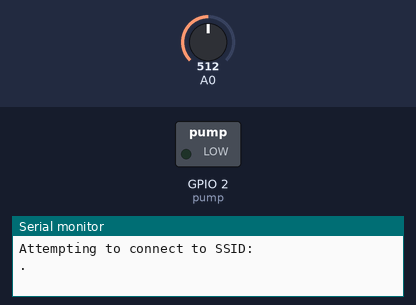
A sketch run on a simulated ESP8266 (NodeMCU). Shown: switched loads named in the sketch (green lamp = pin HIGH), the last lines printed to the serial monitor. The test bench sets the inputs (shaded band); at power-on: A0 = 512. WiFi joins after 1.5 s; servers stay silent unless stated; not simulated (calls return 0 or success): secrets.h.

Above: at 0.1 s.
At 5.1 s:
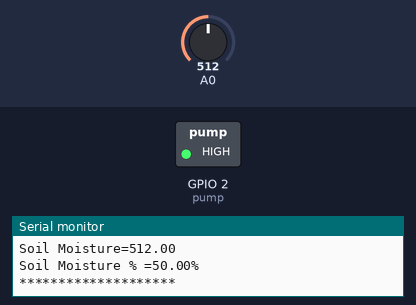
Timing chart, 0 to 6.6 s (numbered marks = the images above):
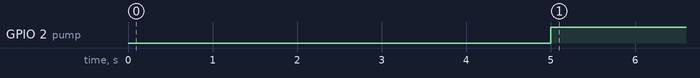

Measured:
- by itself, GPIO 2 (pump): LOW → HIGH at 5.0 s

The sketch:

soil_moisture_Sensor_use.ino
```cpp
// (licence header left out)
#include <ESP8266WiFi.h>
#include "secrets.h"
#include "ThingSpeak.h" // always include thingspeak header file after other header files and custom macros

char ssid[] = SECRET_SSID;   // your network SSID (name)
char pass[] = SECRET_PASS;   // your network password
int keyIndex = 0;            // your network key Index number (needed only for WEP)
WiFiClient  client;

unsigned long myChannelNumber = SECRET_CH_ID;
const char * myWriteAPIKey = SECRET_WRITE_APIKEY;

// Initialize our values
float soil_moisture;
float sm_percentege;
int pump = 2;      //pump is on GPIO 2
int pump_status;

void setup() {
  Serial.begin(115200);  // Initialize serial
  pinMode(pump,OUTPUT);
  while (!Serial) {
    ; // wait for serial port to connect. Needed for Leonardo native USB port only
  }

  WiFi.mode(WIFI_STA);
  ThingSpeak.begin(client);  // Initialize ThingSpeak
  // Connect or reconnect to WiFi
  if(WiFi.status() != WL_CONNECTED){
    Serial.print("Attempting to connect to SSID: ");
    Serial.println(SECRET_SSID);
    while(WiFi.status() != WL_CONNECTED){
      WiFi.begin(ssid, pass);  // Connect to WPA/WPA2 network. Change this line if using open or WEP network
      Serial.print(".");
      delay(5000);
    }
    Serial.println("\nConnected.");
  }
}

void loop() {

  soil_moisture = analogRead(A0);
sm_percentege = map(soil_moisture,0,1023,100,0);
if(sm_percentege <=30)
{
  digitalWrite(pump, LOW);
  Serial.println("Soil is DRY");
  pump_status =1;
}
else if (sm_percentege>31 && sm_percentege <40)
{
  digitalWrite(pump, LOW);
  Serial.println("Soil moisture is Optimum");

}
else if (sm_percentege >=40)
{
digitalWrite(pump, HIGH);
Serial.println("Soil moisture is wet");
pump_status =0;
}

Serial.print("Soil Moisture=");
Serial.println(soil_moisture);
Serial.print("Soil Moisture % =");
Serial.print(sm_percentege);
Serial.println("%");
Serial.println("********************");

  // set the fields with the values
  ThingSpeak.setField(1, sm_percentege);
  ThingSpeak.setField(2, pump_status);


  // write to the ThingSpeak channel
  int x = ThingSpeak.writeFields(myChannelNumber, myWriteAPIKey);
  if(x == 200){
    Serial.println("Channel update successful.");
  }
  else{
    Serial.println("Problem updating channel. HTTP error code " + String(x));
  }

  delay(15000); // Wait 20 seconds to update the channel again
}
```
